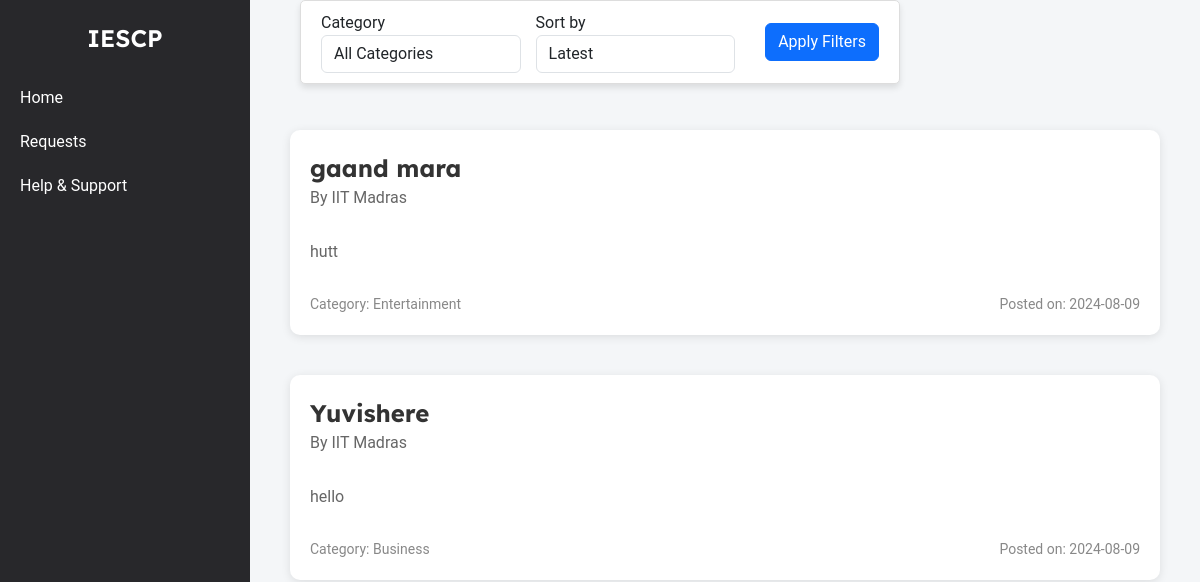
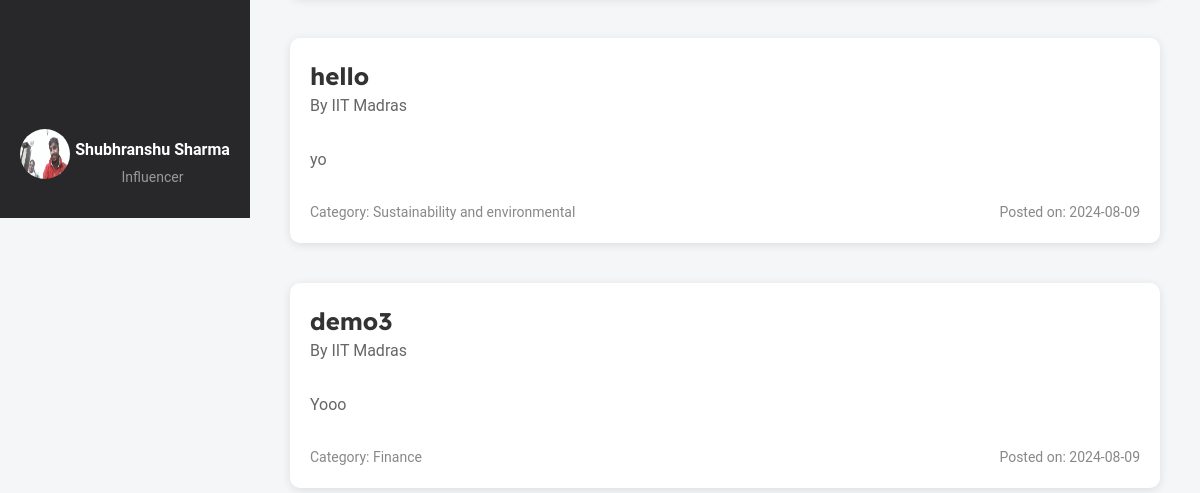
The app's page /influencer/home (signed in, upper part), older data (2 pictures, top to bottom).
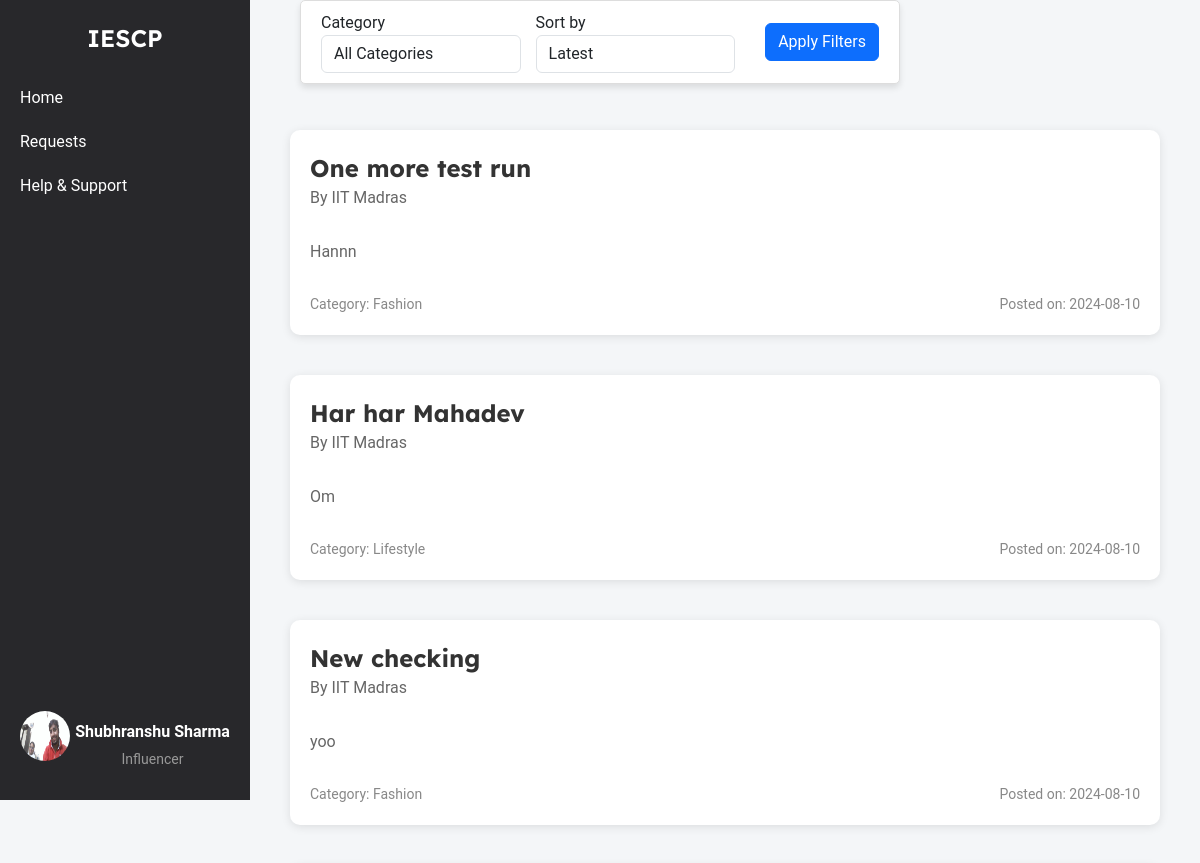
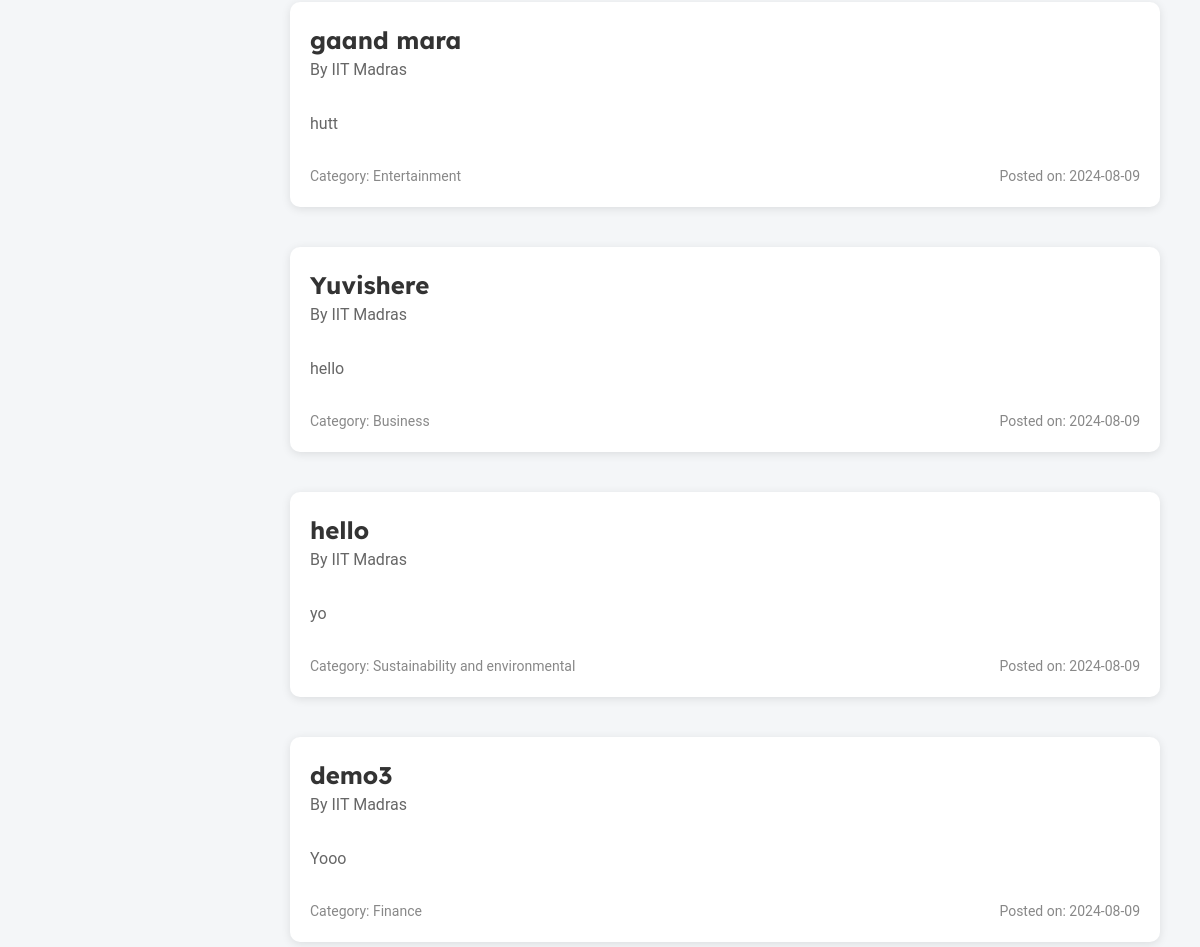
The same page, newer data (2 pictures, top to bottom).
### models.py (models this page shows, shortened)
class Campaign(db.Model):
    __tablename__ = 'campaign'
    id = db.Column(db.Integer, primary_key=True)
    title = db.Column(db.String(200), nullable=False)
    description = db.Column(db.Text, nullable=False)
    budget = db.Column(db.Float, nullable=False)
    start_date = db.Column(db.Date, nullable=False)
    end_date = db.Column(db.Date, nullable=False)
    company_id = db.Column(db.Integer, db.ForeignKey('company.id'), nullable=False)
    status = db.Column(db.String(50), nullable=False, default='pending')
    category = db.Column(db.String(255), nullable=False)
    created_at = db.Column(db.DateTime, nullable=False, default=datetime.utcnow)
    visibility = db.Column(db.String(50), nullable=False, default='public')
    influencers = db.relationship('Influencer', secondary=influencer_campaign_association, back_populates='campaigns')

class Company(db.Model):
    __tablename__ = 'company'
    id = db.Column(db.Integer, primary_key=True)
    company_name = db.Column(db.String(100), nullable=False)
    username = db.Column(db.String(50), unique=True, nullable=False)
    email = db.Column(db.String(120), unique=True, nullable=False)
    password_hash = db.Column(db.String(128), nullable=False)
    phone_number = db.Column(db.String(20), nullable=False)
    address = db.Column(db.String(200), nullable=False)
    industry = db.Column(db.String(100), nullable=False)
    other_industry = db.Column(db.String(100), nullable=True)
    website = db.Column(db.String(200), nullable=False)
    description = db.Column(db.Text, nullable=False)
    social_media_link = db.Column(db.String(200), nullable=False)
    logo = db.Column(db.String(200), nullable=False)
    campaigns = db.relationship('Campaign', backref='company', lazy=True)

### influencer_routes.py (the view)
@app.route('/influencer/home', methods=['GET'])
@influencer_auth_required
def influencer_home():
    user = Influencer.query.get(session['influencer_id'])
    selected_category = request.args.get('category', '')
    selected_sort = request.args.get('sort', 'latest')
    campaigns_query = Campaign.query.filter_by(visibility='public')  # Only public campaigns
    if selected_category:
        campaigns_query = campaigns_query.filter_by(category=selected_category)
    if selected_sort == 'oldest':
        campaigns = campaigns_query.order_by(Campaign.created_at.asc()).all()  # Fixed the variable name here
    else:
        campaigns = campaigns_query.order_by(Campaign.created_at.desc()).all()  # Fixed the variable name here
    categories = [
        "Fashion",
        "Beauty",
        "Fitness and health",
        "Travel",
        "Food and beverage",
        "Lifestyle",
        "Finance",
        "Automotive",
        "Entertainment",
        "Education",
        "Business",
        "Art and design",
        "Sports",
        "Sustainability and environmental",
        "Politics and social issues"
    ]
    return render_template('influencer_home.html', campaigns=campaigns, categories=categories, selected_category=selected_category, selected_sort=selected_sort, user=user)

### influencer_routes.py (called while the page is built)
def influencer_auth_required(func):
    @wraps(func)
    def func2(*args, **kwargs):
        if 'influencer_id' in session:
            return func(*args, **kwargs)
        else:
            flash("Please login first")
            return redirect(url_for('influencer_login'))
    return func2

### templates/influencer_home.html (shortened to what this page needs)
{% extends 'layout.html' %}
{% block content %}
    <div class="container-box">
        <div class="sidebar">
            <div class="logo">IESCP</div>
            <ul>
                <li><a href="{{url_for('influencer_home')}}">Home</a></li>
                <li><a href="{{url_for('influencer_requests')}}">Requests</a></li>
                <li><a href="#">Help & Support</a></li>
            </ul>
            <div class="profile">
                <a href="{{url_for('influencer_dashboard')}}">
                    <img src="{{ url_for('static', filename='profile_upload/influencer/' + user.username + '/' + user.profile_picture) }}" alt="Profile Picture">
                    <div class="profile-name-category">
                        <span class="name">{{user.name}}</span>
                        <span class="category">Influencer</span>
                    </div>
                </a>
            </div>
        </div>
        <div class="content">
            <div class="filter-container">
                <form method="GET" action="" class="form-inline">
                    <div class="form-group">
                        <label for="category" class="mr-2">Category</label>
                        <select name="category" id="category" class="form-control">
                            <option value="">All Categories</option>
                        </select>
                    </div>
                    <div class="form-group">
                        <label for="sort" class="mr-2">Sort by</label>
                        <select name="sort" id="sort" class="form-control">
                            <option value="latest" {% if selected_sort == 'latest' %}selected{% endif %}>Latest</option>
                        </select>
                    </div>
                    <button type="submit" class="btn btn-primary">Apply Filters</button>
                </form>
            </div>
            <div class="campaign-list">
                {% for campaign in campaigns %}
                    <div class="campaign">
                        <div class="campaign-main-details">
                            <div class="campaign-title">
                                <a href="{{ url_for('campaign_detail', campaign_id=campaign.id) }}">{{ campaign.title }}</a>
                                <p>By {{ campaign.company.company_name }}</p>
                            </div>
                        </div>
                        <div class="campaign-details">
                            <p>{{ campaign.description }}</p>
                        </div>
                        <div class="campaign-meta">
                            <span>Category: {{ campaign.category }}</span>
                            <span>Posted on: {{ campaign.created_at.strftime('%Y-%m-%d') }}</span>
                        </div>
                    </div>
                {% endfor %}
            </div>
        </div>
    </div>
{% endblock %}

Row changes from the older to the newer data that the page shows:
added Campaign: title "One more test run", company.company_name "IIT Madras", description "Hannn", category "Fashion", created_at "2024-08-10"
added Campaign: title "Har har Mahadev", company.company_name "IIT Madras", description "Om", category "Lifestyle", created_at "2024-08-10"
added Campaign: title "New checking", company.company_name "IIT Madras", description "yoo", category "Fashion", created_at "2024-08-10"
